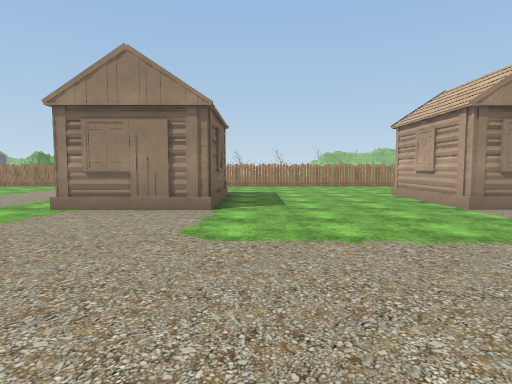
View 1 (above)

17 first-person views from a walk through a scene from a Unity 3-D project. The camera is 1.4 m above the floor, tilts 4° down and sees 75° across. The floor is counted in squares, 1.69 m on a side. Each view is taken from the middle of a square. On the plan, view 1 faces up. The plan holds only what a view shows up to about 11 squares ahead; the rest is blank. The place goes on beyond the plan. The player character is not drawn. Some animated figures are not drawn. Some surface patterns are stand-ins.

View 2
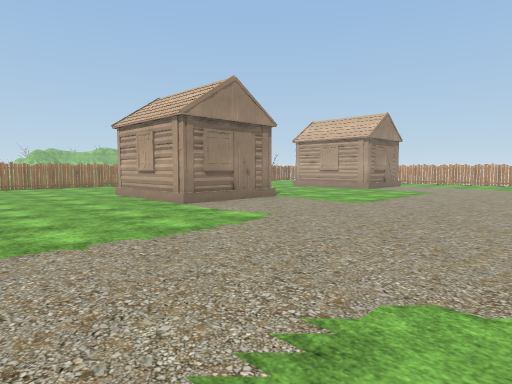

View 3
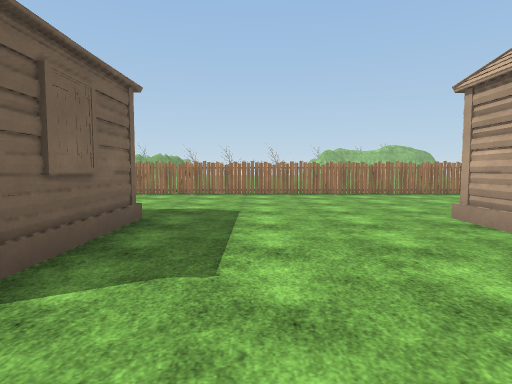

View 4
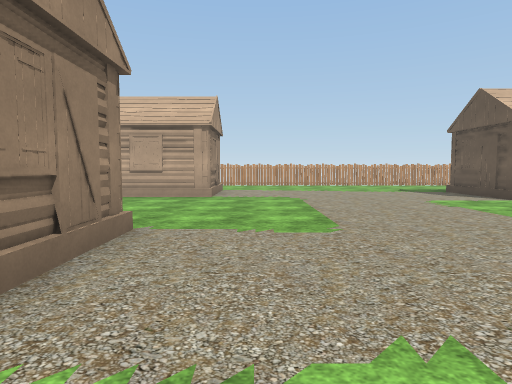

View 5
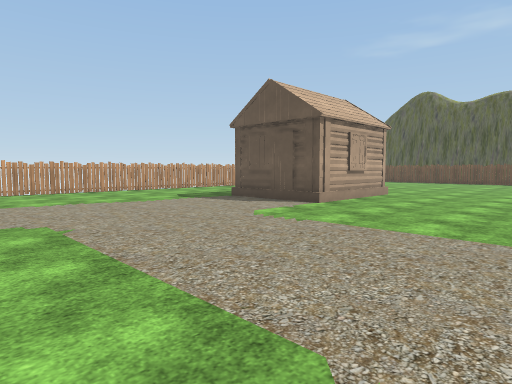

View 6
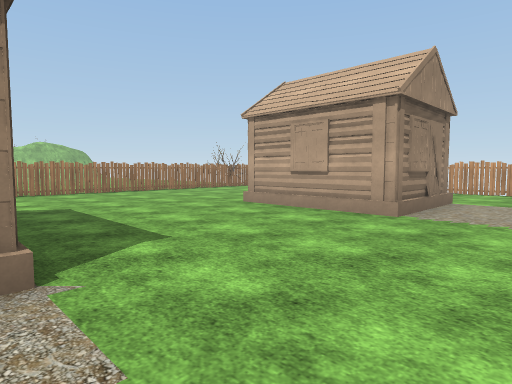

View 7
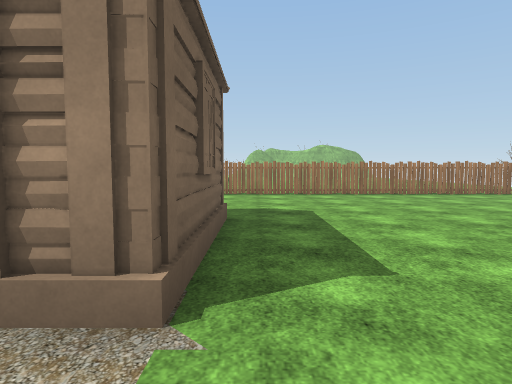

View 8
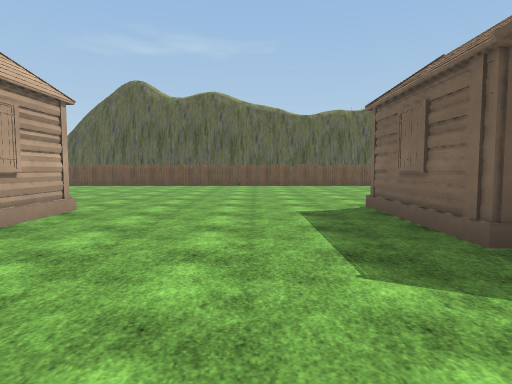

View 9
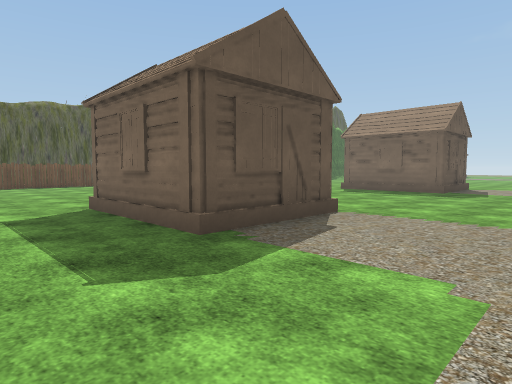

View 10
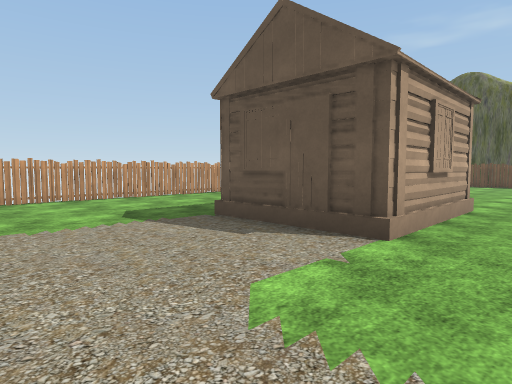

View 11
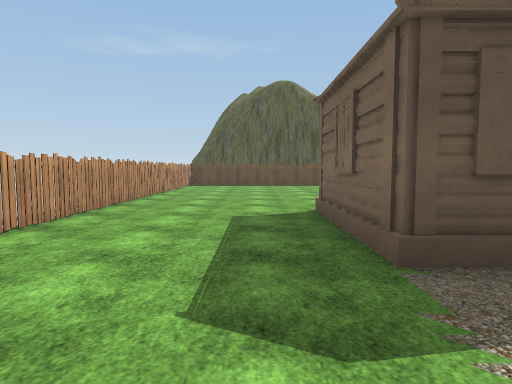

View 12
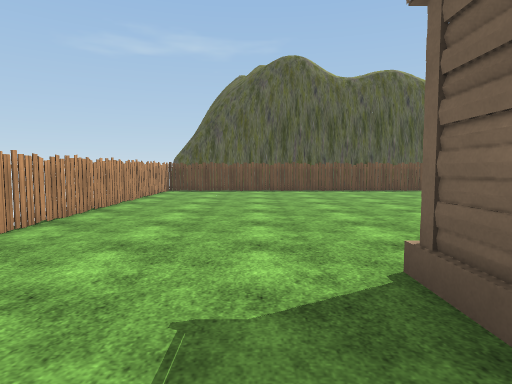

View 13
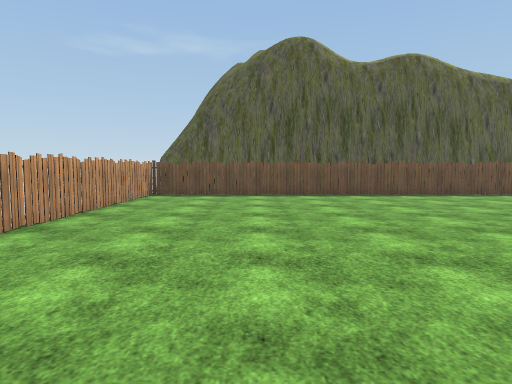

View 14
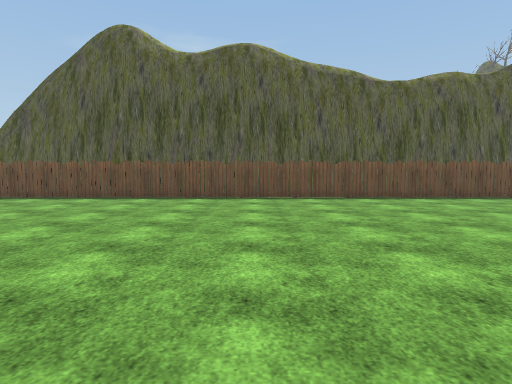

View 15
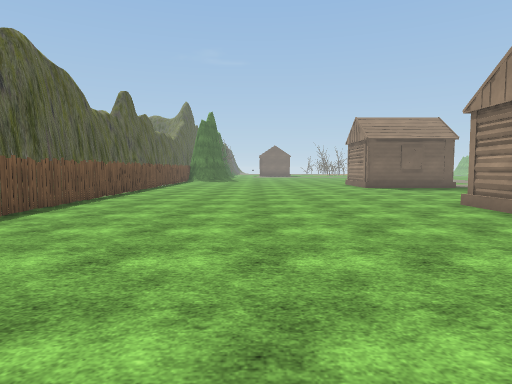

View 16
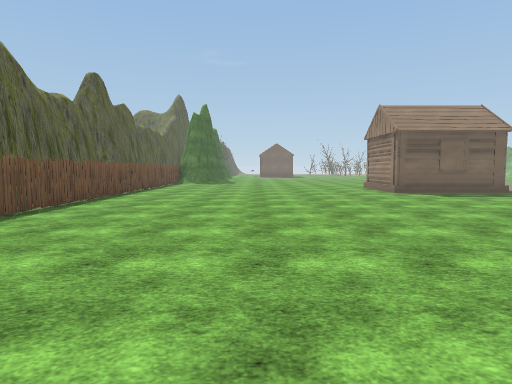

View 17
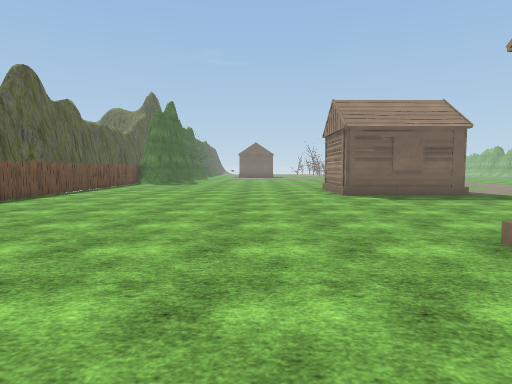

### Floor plan
Key: @ floor where view 1 was taken; # wall or solid block; x gap in a wall; . floor; = window, fence, low wall or low ledge; H house.
Columns run from 5 left of view 1 to 20 right of it. Each row starts with its distance up from view 1.
 16   #########xx#######xx
 15    ...................
 14    ..................
 13    .................
 12     ....... ........
 11     .......  ......
 10     H.....  #.....#
  9     #.....  #.....#
  8     #.....  #.....#
  7 .####.....#HH.....##   ..#
  6 ...................H.....#
  5  ......................
  4   .....................
  3   .......................#
  2    ......................#
  1     .....................#
  0    ..@...................#
 -1 .........................#
 -2 .................#H#.....#
 -3  .......###......#  .....#
 -4  H.....H  #......#  .....#
 -5  ......   #......#  .....#
 -6 #.......###....... ......#
 -7 .................. ......#
 -8 .........................#
 -9 .........................#
-10 .........................#
-11 .........................#
-12 .........................#
-13 .........................#
-14 .........................#
-15 .........................#
-16 ######################=.##
-17                      ###

Positions as (right, up) in squares from view 1, and headings:
1: (0, 0), facing up
2: (0, 0), facing up-right
3: (1, 5), facing up
4: (3, 5), facing right
5: (7, 5), facing down-right
6: (7, 4), facing up-right
7: (8, 5), facing up
8: (8, 1), facing down
9: (8, 1), facing down-left
10: (10, 2), facing down-right
11: (16, 1), facing down
12: (16, -3), facing down
13: (16, -5), facing down
14: (10, -6), facing down
15: (10, -11), facing left
16: (7, -11), facing left
17: (6, -9), facing left
